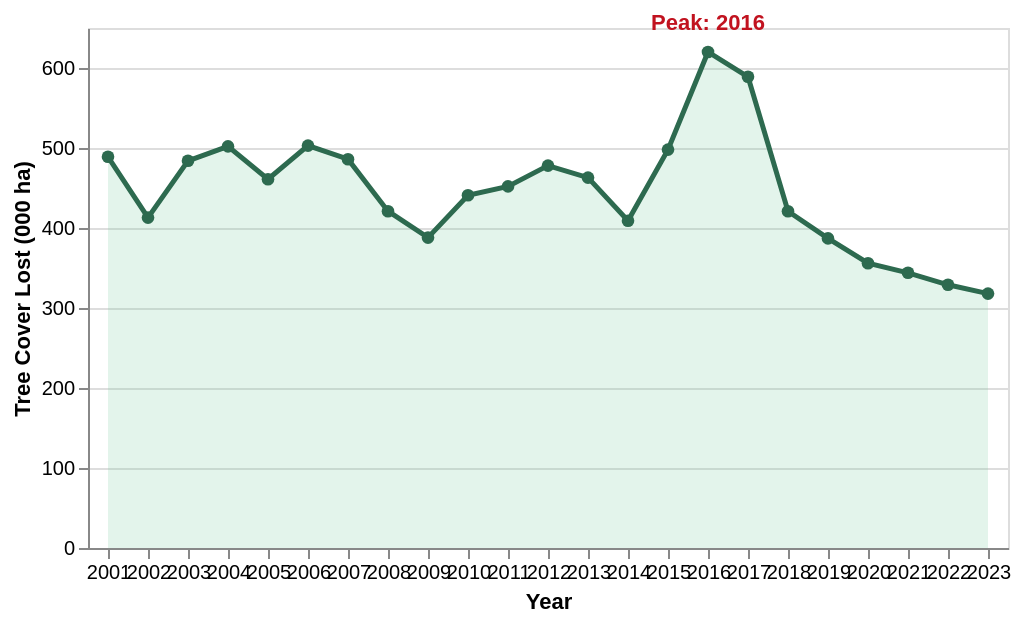

Vega-Lite specification stored for this chart:
### Vega-Lite specification from a JSON file in a GitHub repository (floating-point values rounded to 4 significant figures)
{"$schema": "https://vega.github.io/schema/vega-lite/v5.json", "description": "Annual tree cover loss in Malaysia 2001-2023 (thousands of hectares). Source: Global Forest Watch 2024.", "data": {"values": [{"year": 2001, "loss": 489}, {"year": 2002, "loss": 413}, {"year": 2003, "loss": 484}, {"year": 2004, "loss": 502}, {"year": 2005, "loss": 461}, {"year": 2006, "loss": 503}, {"year": 2007, "loss": 486}, {"year": 2008, "loss": 421}, {"year": 2009, "loss": 388}, {"year": 2010, "loss": 441}, {"year": 2011, "loss": 452}, {"year": 2012, "loss": 478}, {"year": 2013, "loss": 463}, {"year": 2014, "loss": 409}, {"year": 2015, "loss": 498}, {"year": 2016, "loss": 620}, {"year": 2017, "loss": 589}, {"year": 2018, "loss": 421}, {"year": 2019, "loss": 387}, {"year": 2020, "loss": 356}, {"year": 2021, "loss": 344}, {"year": 2022, "loss": 329}, {"year": 2023, "loss": 318}]}, "width": "container", "height": 260, "layer": [{"mark": {"type": "area", "color": "#74c69d", "opacity": 0.2}, "encoding": {"x": {"field": "year", "type": "ordinal", "axis": {"title": "Year", "labelAngle": 0}}, "y": {"field": "loss", "type": "quantitative", "axis": {"title": "Tree Cover Lost (000 ha)"}}}}, {"mark": {"type": "line", "color": "#2d6a4f", "strokeWidth": 2.5, "point": {"color": "#2d6a4f", "size": 40}}, "encoding": {"x": {"field": "year", "type": "ordinal"}, "y": {"field": "loss", "type": "quantitative"}, "tooltip": [{"field": "year", "title": "Year"}, {"field": "loss", "title": "Loss (000 ha)"}]}}, {"mark": {"type": "text", "color": "#c1121f", "dy": -14, "fontSize": 11, "fontWeight": "bold"}, "transform": [{"filter": "datum.year === 2016"}], "encoding": {"x": {"field": "year", "type": "ordinal"}, "y": {"field": "loss", "type": "quantitative"}, "text": {"value": "Peak: 2016"}}}]}
